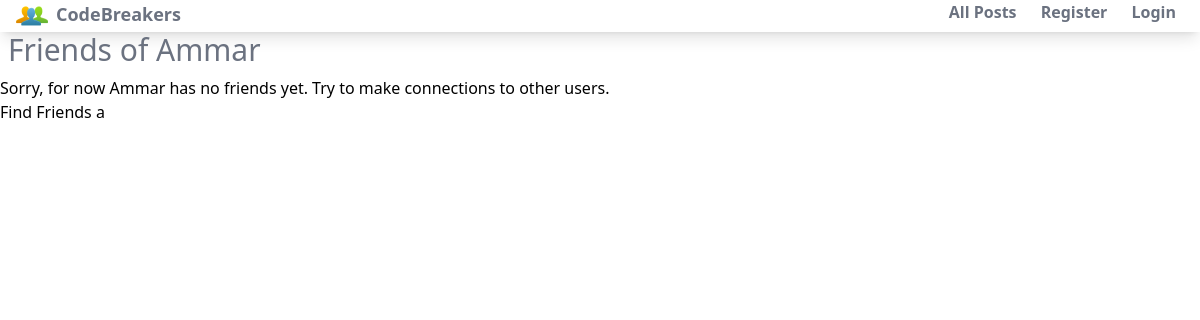
Page /friendships/Ammar/ on the earlier database version.
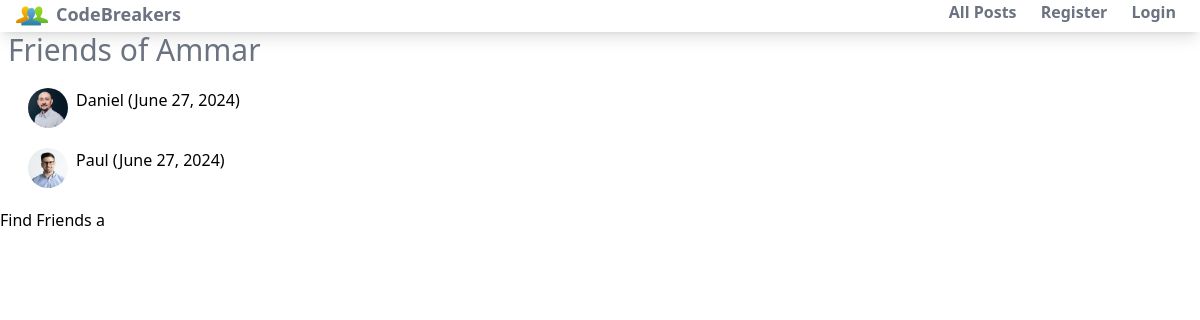
Same page on the later database version.
### users/models.py (models this page shows, shortened)
class Friendship(models.Model):
    from_user = models.ForeignKey(User, related_name='from_user', on_delete=models.CASCADE)
    to_user = models.ForeignKey(User, related_name='to_user', on_delete=models.CASCADE)
    created_at = models.DateTimeField(auto_now_add=True)
    class Meta:
        unique_together = ('from_user', 'to_user')

class Profile(models.Model):
    user = models.OneToOneField(settings.AUTH_USER_MODEL, on_delete=models.CASCADE)
    photo = models.ImageField(default='users/images/anonymous.png', upload_to='users/%Y/%m/%d', blank=True)
    bio = models.TextField(max_length=200,blank=True)

### users/views.py (the view)
# urls.py: path('friendships/<str:username>/', views.FriendshipListView.as_view(), name='friends_list'),
class FriendshipListView(ListView):
    model = Friendship
    template_name = 'users/friends_list.html'
    context_object_name = 'friendships'
    def get_queryset(self):
        username = self.kwargs['username']
        self.user = User.objects.get(username=username)
        return Friendship.objects.filter(from_user=self.user)
    def get_context_data(self, **kwargs):
        context = super().get_context_data(**kwargs)
        context['user'] = self.user
        return context

### users/templates/users/friends_list.html (shortened to what this page needs)
{% extends "users/base.html" %}
{% load static %}
{% block body %}
  <h2 class="text-3xl font-normal mb-2 text-gray-500 ml-2">Friends of {{ user.username }}</h2>
  {% if friendships %}
    <ul>
      {% for friendship in friendships %}
        <li class="user-container flex mx-5 my-5">
          <img class="h-10 w-10 rounded-full ml-2 mr-2"
               src="{{ friendship.to_user.profile.photo.url }}"
               alt="{{ friendship.to_user.username }}'s Profile Photo"
               onerror="this.onerror=null; this.src='{% static 'users/images/user.png' %}'">
          {{ friendship.to_user.username }}  ({{ friendship.created_at|date:"F j, Y" }})
        </li>
      {% endfor %}
    </ul>
    <a href="{% url 'friends_create' user_id=request.user.id %}" class="btn btn-primary">Find Friends</a>
  {% else %}
    <p>Sorry, for now {{ user.username }} has no friends yet. Try to make connections to other users.</p>
    <a href="{% url 'friends_create' user_id=request.user.id %}" class="btn btn-primary">Find Friends</a>
  {% endif %}a
{% endblock %}

Differences in the rows shown:
now on this page (row edited): Friendship: to_user.profile.photo (picture), to_user.username "Daniel", created_at "June 27, 2024"
now on this page (row edited): Friendship: to_user.profile.photo (picture), to_user.username "Paul", created_at "June 27, 2024"
Other differences:
{{ user.username }}: "Ammar" → (not shown)
text no longer shown: "Sorry, for now has no friends yet. Try to make connections to other users."
